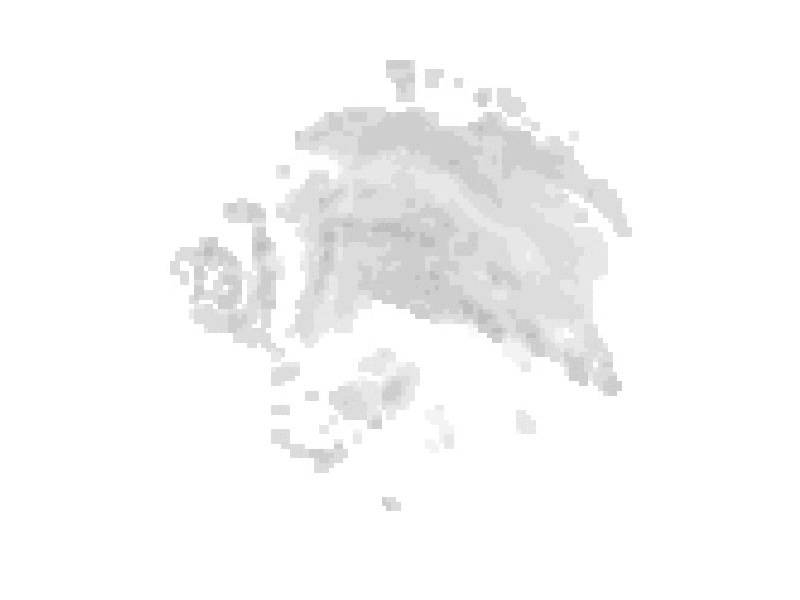
#> input picture frame 30 of flow300.mp4, 800 x 600 px
$ jupyter execute CV.ipynb
#> lines starting #> are read from the running program, lines starting #| are printed output that depends on the picture
# Import libraries

[cell 1]
# matplotlib plotting
import matplotlib as mpl
from matplotlib import colors
from matplotlib import pyplot as plt
import matplotlib.image as mpimg
import matplotlib.animation as animation
# images
import cv2 # OpenCV
from PIL import Image
# outlier detection
from sklearn.svm import OneClassSVM
from sklearn.ensemble import IsolationForest
# clustering
from sklearn.cluster import *
# numpy
import numpy as np

# Define initial variables

* **title**: video file name
* **feature_params**: params for feature extraction
* **lk_params**: params for Lucas–Kanade method
* **mem**: memory size, how long features will be tracked
* ***view params***:
     * **distr**: view type. If 0, view vectors and position; if 1, view only length  and direction
     * **dits**: if 0, view vectors as lines, if 1, view vectors as arrows
     * **cluster**: if 0, disable clustering, if 1, enable clustering
     * **outlier**: if 0, process all data, if 1, exclude outliers
     * **bg**: only for distr=0, if 1, show image on background, if 0, show only vectors
* ***outlier params***
     * ***Isolation Forest***
         * **n_trees**: number of trees in isolation forest
         * **cont**: contamination of isolation forest
     * ***One Class SVM***
         * **nu**: nu of One Class SVM
         * **gama**: gamma of One Class SVM
         * **kearnel**: SVM kernal; best is "rbf"
* ***Clustering param***
    * **eps**: epsilon param of DBSCAN
    * **l_lize**: number of examples in single leaf

[cell 2]
#params
title = "flow300.mp4"
# params for ShiTomasi corner detection
feature_params = dict( maxCorners = 10000,
                       qualityLevel = 0.01,
                       minDistance = 8,
                       blockSize = 8 )
# Parameters for lucas kanade optical flow
lk_params = dict( winSize  = (30,30),
                  maxLevel = 2,
                  criteria = (cv2.TERM_CRITERIA_EPS | cv2.TERM_CRITERIA_COUNT, 100, 0.03))
#memory length
mem = 10
#view params
distr = 0
dots = 1
cluster = 1
outlier = 1
bg = 1


#outlier params
n_trees = 50
cont = 0.5
nu = 0.5
gama = 0.5
kernel = "rbf"

# clustering param
eps = 70
l_size = 10

[cell 3]
#color settings
cmap_hm = [[255-i,0,i] for i in range(0,512,5)]
cmap_cl = [[255,0,0],
           [0,255,0],
           [0,0,255],
           [255,255,0],
           [255,0,255],
           [0,255,255],
           [0,128,255],
           [0,255,128],
           [255,0,128],
           [128,0,255],
           [128,0,128],
           [0,128,128],
           [128,128,0],
           [255,128,0],
           [128,255,0]]

# Define some support functions

[cell 4]
#additional functions
leng = lambda x, y: np.sqrt((x[0]-y[0])*(x[0]-y[0])+(x[1]-y[1])*(x[1]-y[1]))
col = lambda x: cmap_hm[int(x)]
col_cls = lambda x: cmap_cl[x+1]

[cell 5]
cap = cv2.VideoCapture(title)
# outlier detection method
if outlier:
    #outl = IsolationForest(n_estimators= n_trees, contamination= cont, n_jobs=4)
    outl = OneClassSVM(kernel=kernel, nu=nu, gamma=gama)
# clustering
if cluster:
    cls = DBSCAN(eps=eps, leaf_size=l_size, n_jobs = -1, algorithm='kd_tree')
    #cls = MeanShift(n_jobs=4)
# Take first frame and find corners in it
ret, old_frame = cap.read()
#> old_frame is the input picture: shape (600, 800, 3); min 185, max 255, mean 248.4
old_gray = cv2.cvtColor(old_frame, cv2.COLOR_BGR2GRAY)
p0 = cv2.goodFeaturesToTrack(old_gray, mask = None, **feature_params)
#> p0 = 548 rows, first 8: [379, 426], [389, 63], [215, 240], [298, 134], [207, 269], [489, 336], [385, 499], [585, 383]
# Create a mask image for drawing purposes
masks = [np.zeros_like(old_frame) for i in range(mem)]
vecs = [np.zeros((1,4)) for i in range(mem)]
try:
    while(1):
        ret,frame = cap.read()
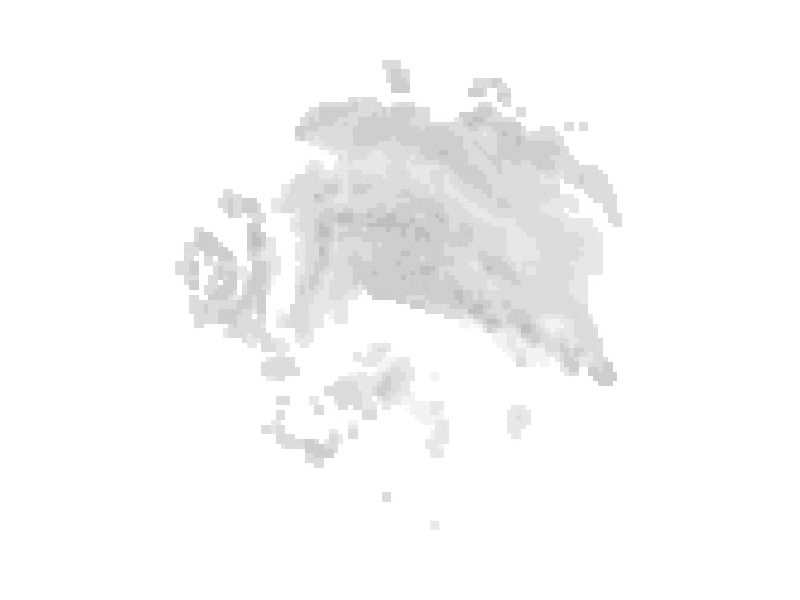
#> input picture frame 31 of flow300.mp4, 800 x 600 px
#> frame is the input picture: shape (600, 800, 3); min 186, max 255, mean 248.3
        frame_gray = cv2.cvtColor(frame, cv2.COLOR_BGR2GRAY)

        # calculate optical flow
        p1, st, err = cv2.calcOpticalFlowPyrLK(old_gray, frame_gray, p0, None, **lk_params)
#> p1 = 548 rows, first 8: [373.9, 416.6], [387.8, 63.58], [210.2, 234.1], [298.3, 120.9], [198.4, 259.5], [483.9, 326.3], [384.4, 493.1], [576.1, 372]; st = 548 values, max 1 at index 0, min 0 at index 27, mean 0.995; err = 548 values, max 19.59 at index 68, min -7.6e+20 at index 42, mean -1.39e+18

        # Select good points
        good_new = p1[st==1]
#> good_new = 545 pairs, first value 177.2 to 619.3, second value 63.58 to 500.4
        good_old = p0[st==1]
#> good_old = 545 pairs, first value 173 to 629, second value 63 to 508

        # draw the tracks
        masks.append(np.zeros_like(old_frame))
        vecs.append(np.zeros((1,4)))
        for i in range(len(vecs)):
            vecs[i] = np.vstack([vecs[i], np.hstack([good_new-good_old, good_old])])
#> after the loop, vecs = 11 items
                                # + frame_gray[good_new[:,1].astype(int), good_new[:,0].astype(int)]
        vec = vecs.pop(0)
#> vec = 546 rows, first 6: [0, 0, 0, 0], [-5.09, -9.36, 379, 426], [-1.16, 0.58, 389, 63], [-4.82, -5.91, 215, 240], [0.261, -13.09, 298, 134], [-8.61, -9.46, 207, 269]
        if outlier:
            outl.fit(vec)
            pred = outl.predict(vec)
#> pred = 546 values, max 1 at index 0, min -1 at index 13, mean -0.593
        else:
            pred = -1*np.ones(vec.shape[0])
        if cluster:
            clus = cls.fit_predict(vec) # FOR DBSCAN ONLY!!!
#> clus = 546 values from -1 to 0
            #cls.fit(vec)
            #clus = cls.predict(np.hstack([good_new-good_old, good_old]))
        if distr:
            for i,(new,old) in enumerate(zip(good_new,good_old)):
                a,b = new.ravel()
                c,d = old.ravel()
                ln=leng((a,b), (c,d))
                if 4<ln<50 and (not outlier or pred[i] == -1):
                    if cluster:
                        co = col_cls(clus[i])
                    else:
                        co = col(ln)
                    for j in masks:
                        if dots:
                            j = cv2.circle(j,(int(400+(a-c)*5), int(300+(b-d)*5)),2,co,-1)
                        else:
                            j = cv2.line(j, (400,300),(int(400+(a-c)*5), int(300+(b-d)*5)),co, 1)
        else:
            for i,(new,old) in enumerate(zip(good_new,good_old)):
                a,b = new.ravel()
                c,d = old.ravel()
                ln=leng((a,b), (c,d))
                if 4<ln<50 and (not outlier or pred[i] == -1):
                    if cluster:
                        co = col_cls(clus[i])
                    else:
                        co = col(ln)
                    for j in masks:
                        j = cv2.line(j, (a,b),(c,d), co, 1)
                        if dots:
                            j = cv2.circle(j,(a,b),1,co,-1)
#> this loop made 545 passes
#> (a, b, c, d, ln) on passes 1 to 12: (373.9, 416.6, 379, 426, 10.66), (387.8, 63.58, 389, 63, 1.29), (210.2, 234.1, 215, 240, 7.63), (298.3, 120.9, 298, 134, 13.09), (198.4, 259.5, 207, 269, 12.8), (483.9, 326.3, 489, 336, 10.97), (384.4, 493.1, 385, 499, 5.91), (576.1, 372, 585, 383, 14.14), (563.5, 367.7, 572, 378, 13.41), (518.1, 122, 528, 132, 14.1), (214.5, 262.5, 220, 269, 8.49), (204.3, 296.8, 214, 306, 13.39)
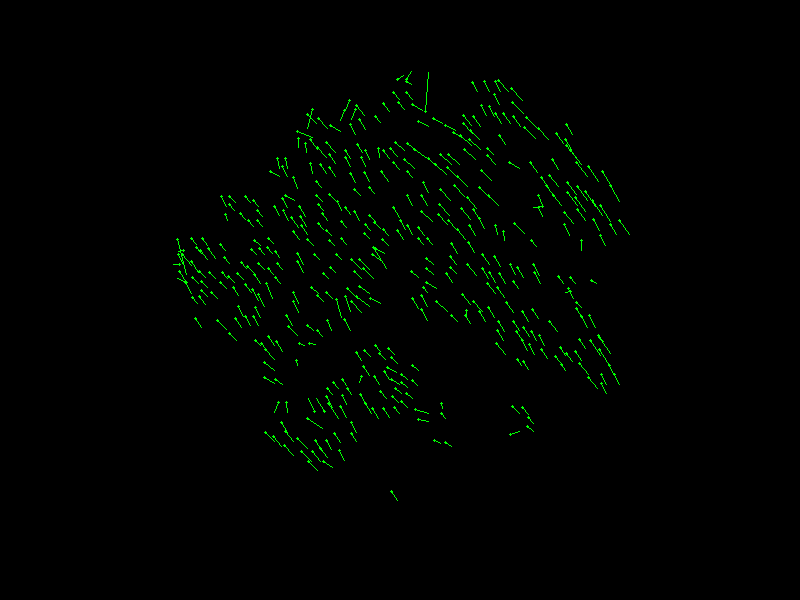
#> j: shape (600, 800, 3); mean of channels 0, 1, 2 0, 3.1, 0; drawn as B, G, R
        mask = masks.pop(0)
        if not distr and bg:
            img = cv2.add(255-frame,mask)
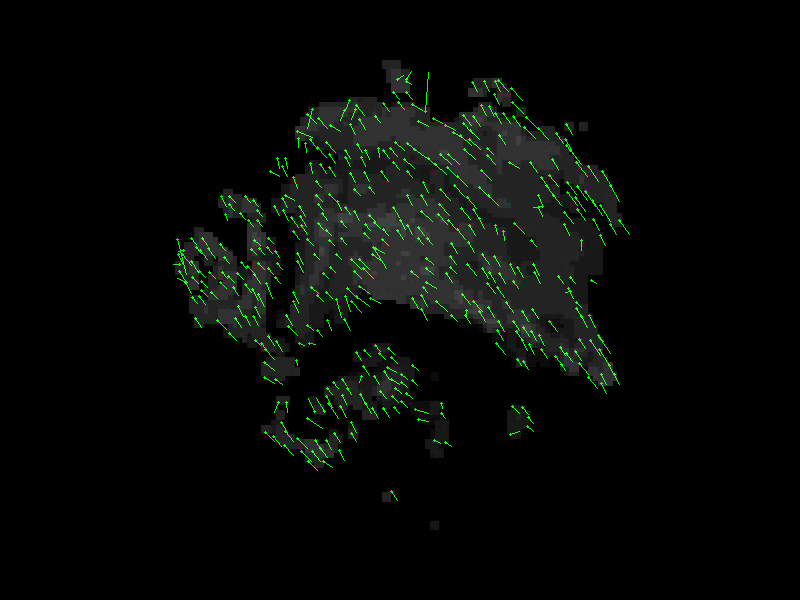
#> img: shape (600, 800, 3); mean B, G, R 6.7, 9.5, 6.7
        else:
            img = mask

        cv2.imshow('frame',img)
        k = cv2.waitKey(100) & 0xff
#> (key Esc is pressed here)
        if k == 27:
            break

        # Now update the previous frame and previous points
        old_gray = frame_gray.copy()
        p0 = np.vstack([good_new.reshape(-1,1,2),cv2.goodFeaturesToTrack(old_gray, mask = None, **feature_params)])[-100:,:,:]
except Exception as e:
    print(e)
cv2.destroyAllWindows()
cap.release()

$ run again, starting later in the video
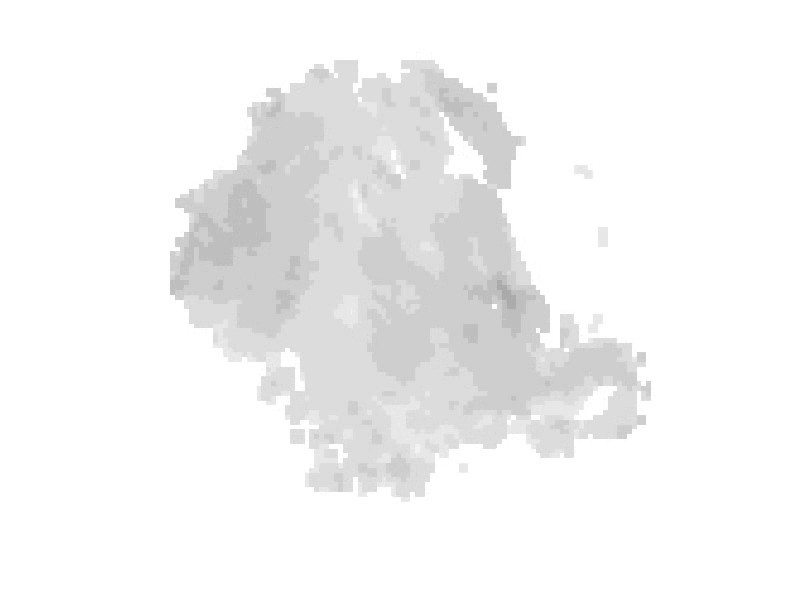
#> input picture frame 135 of flow300.mp4, 800 x 600 px
#> old_frame is the input picture: shape (600, 800, 3); min 166, max 255, mean 244.1
#> p0 = 526 rows, first 8: [494, 306], [539, 331], [173, 292], [643, 355], [178, 205], [173, 254], [490, 90], [643, 422]
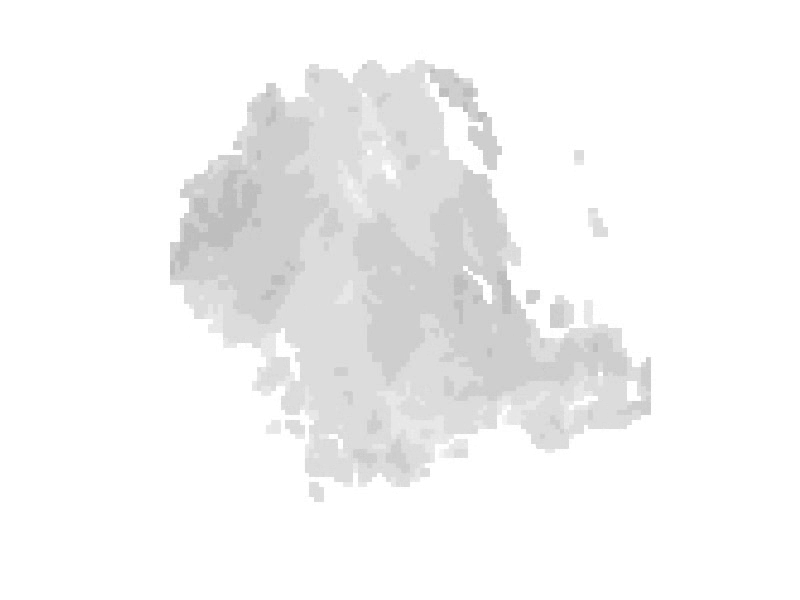
#> input picture frame 136 of flow300.mp4, 800 x 600 px
#> frame is the input picture: shape (600, 800, 3); min 182, max 255, mean 244.8
#> p1 = 526 rows, first 8: [729, 77.92], [524.8, 302.2], [172.9, 276.7], [632.5, 342], [181.9, 194.9], [173.3, 243.9], [461.8, 66.11], [648.8, 408.8]; st = 526 values, max 1 at index 0, min 0 at index 167, mean 0.981; err = 526 values, max 57.18 at index 0, min 2.37e-38 at index 167, mean 5.87
#> good_new = 516 pairs, first value 172.9 to 729, second value 13.89 to 485.3
#> good_old = 516 pairs, first value 173 to 648, second value 56 to 499
#> after the loop `for i in range(len(vecs)):`: vecs = 11 items
#> vec = 517 rows, first 6: [0, 0, 0, 0], [235, -228.1, 494, 306], [-14.24, -28.81, 539, 331], [-0.0823, -15.28, 173, 292], [-10.51, -13.04, 643, 355], [3.89, -10.08, 178, 205]
#> pred = 517 values, max 1 at index 0, min -1 at index 15, mean -0.694
#> clus = 517 values, max 0 at index 2, min -1 at index 0, mean -0.0174
#> the loop `for i,(new,old) in enumerate(zip(good_new,good_old)):` made 516 passes
#> (a, b, c, d, ln, co) on passes 16, 18, 19, 20, 21, 22, 23, 26: (432.2, 85.17, 442, 115, 31.39, [0, 255, 0]), (480.8, 170.1, 484, 180, 10.42, [0, 255, 0]), (467, 83.65, 447, 75, 21.83, [0, 255, 0]), (499.5, 158.3, 519, 149, 21.62, [0, 255, 0]), (470.9, 136.3, 476, 151, 15.58, [0, 255, 0]), (517.4, 298.6, 537, 288, 22.23, [0, 255, 0]), (628.2, 426.1, 628, 436, 9.88, [0, 255, 0]), (230.5, 152.1, 234, 167, 15.29, [255, 0, 0])
#> `img = cv2.add(255-frame,mask)`:
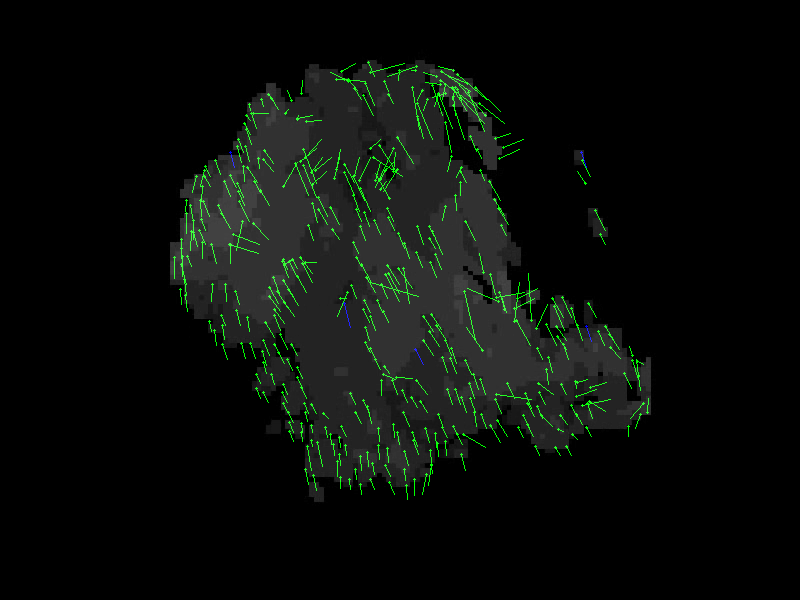
#> img: shape (600, 800, 3); mean B, G, R 10.3, 13.9, 10.2
